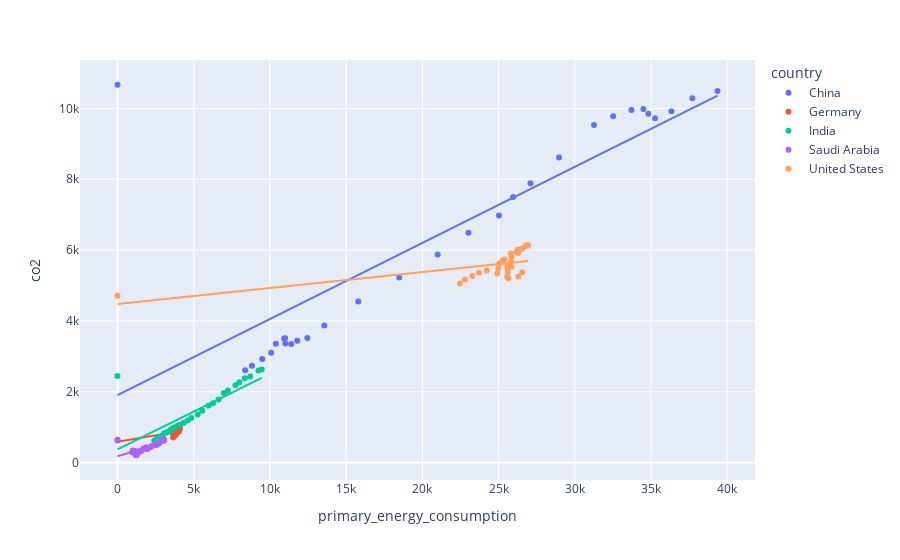

Source (notebook cell):
### Code cell
temp = cont_co2[cont_co2['country'].isin(['China','India','United States','Germany','Saudi Arabia'])]
fig = px.scatter(temp, x="primary_energy_consumption", y="co2", color='country', trendline="ols")
fig.show()
